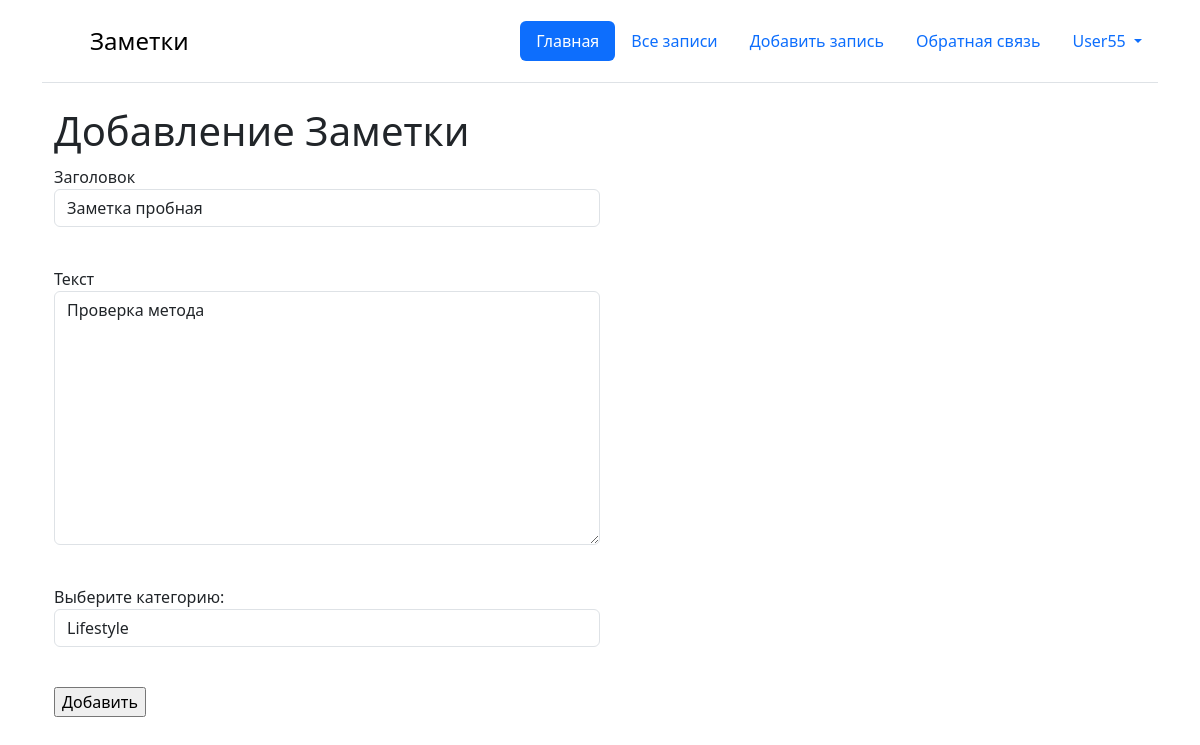
The page /notes/13/edit (signed in) on the database its author committed.
### core/models.py (models this page shows, shortened)
class Note(models.Model):
    title = models.CharField(max_length=200)
    text = models.TextField()
    created_date = models.DateTimeField(auto_now_add=True)
    category = models.ForeignKey(NoteCategory,
                                 blank=True,
                                 null=True,
                                 on_delete=models.SET_NULL,
                                 related_name='category_notes'
                                 )
    profile = models.ForeignKey(Profile,
                                related_name='profile_notes',
                                on_delete=models.CASCADE)
    class Meta:
        verbose_name = 'Заметка'
        verbose_name_plural = 'Заметки'
        ordering = ["-created_date"]

### core/views.py (the view)
# urls.py: path('notes/<int:note_id>/edit', note_edit, name='note_edit'),
@login_required
def note_edit(request, note_id):
    note = Note.objects.get(id=note_id)
    if note.profile != request.user.profile:
        raise Http404
    form = NoteAddModelForm(instance=note)
    if request.method == 'POST':
        form = NoteAddModelForm(request.POST, instance=note)
        if form.is_valid():
            form.save()
            return redirect('note_detail', note.id)
    return render(request, 'note_edit.html', {"note_add_form": form})

### core/forms.py (shortened to what this page needs)
class NoteAddModelForm(forms.ModelForm):
    class Meta:
        model = Note
        fields = ['title', 'text', 'category']
    def __init__(self, *args, **kwargs):
        super(NoteAddModelForm, self).__init__(*args, **kwargs)
        for visible in self.visible_fields():
            visible.field.widget.attrs['class'] = 'form-control'

### core/models.py (called while the page is built)
    def __str__(self):
        return self.title

### templates/note_edit.html (shortened to what this page needs)
{% extends 'base.html' %}
{% block content %}
<div class="container">
    <div class="col-md-6">
        <h1>Добавление Заметки</h1>
        <form action="{% url 'note_edit' note_add_form.instance.id %}" method="post">
            <div class="mb-3">
                <label for="{{ note_add_form.title.id_for_label }}">Заголовок</label><br>
                {{ note_add_form.title }}
                {{ note_add_form.title.errors }}<br>
            </div>
            <div class="mb-3">
                <label for="{{ note_add_form.text.id_for_label }}">Текст</label><br>
                {{ note_add_form.text }}
                {{ note_add_form.text.errors }}<br>
            </div>
            <div class="mb-3">
                <label for="{{ note_add_form.category.id_for_label }}">Выберите категорию:</label>
                <br>
                {{ note_add_form.category }}
                {{ note_add_form.non_field_errors }}<br>
            </div>
            <input type="submit" value="Добавить">
        </form>
    </div>
</div>
{% endblock %}

### templates/base.html (shortened to what this page needs)
{% load static %}
<!DOCTYPE html>
<html lang="ru">
<head>
    <link href="https://cdn.jsdelivr.net/npm/bootstrap@5.3.3/dist/css/bootstrap.min.css" rel="stylesheet"
>
</head>
<body>
<div class="container">
    <header class="d-flex flex-wrap justify-content-center py-3 mb-4 border-bottom">
        <a href="{% url 'main' %}"
           class="d-flex align-items-center mb-3 mb-md-0 me-md-auto link-body-emphasis text-decoration-none">
            <svg class="bi me-2" width="40" height="32">
                <use xlink:href="#bootstrap"/>
            </svg>
            <span class="fs-4">Заметки</span>
        </a>
        <ul class="nav nav-pills">
            <li class="nav-item"><a href="{% url 'main' %}" class="nav-link active" aria-current="page">Главная</a></li>
            <li class="nav-item"><a href="{% url 'notes' %}" class="nav-link">Все записи</a></li>
            <li class="nav-item"><a href="{% url 'note_add' %}" class="nav-link">Добавить запись</a></li>
            <li class="nav-item"><a href="{% url 'feedback' %}" class="nav-link">Обратная связь</a></li>
            {% if request.user.is_authenticated %}
            <li class="nav-item dropdown">
                <a class="nav-link dropdown-toggle" href="#" role="button" data-bs-toggle="dropdown"
                   aria-expanded="false">
                    {{ request.user.username }}
                </a>
            </li>
            {% else %}
            <li class="nav-item"><a class="nav-link" href="{% url 'login' %}">Войти</a></li>
            <li class="nav-item"><a class="nav-link" href="{% url 'register' %}">Регистрация</a></li>
            {% endif %}
        </ul>
    </header>
    {% block content %}
    {% endblock %}
</div>
</body>
</html>

### templates/base.html (style rules this page uses)
h1, h2 { margin: 0; padding-bottom: 10px; }
ul { list-style-type: none; padding: 0; }
ul li { padding: 5px 0; }
ul li a { text-decoration: none; color: #333; }

### rows shown on the page
Note: title "Заметка пробная", text "Проверка метода", category "Lifestyle"

### other values the page prints
{{ request.user.username }} "User55"
